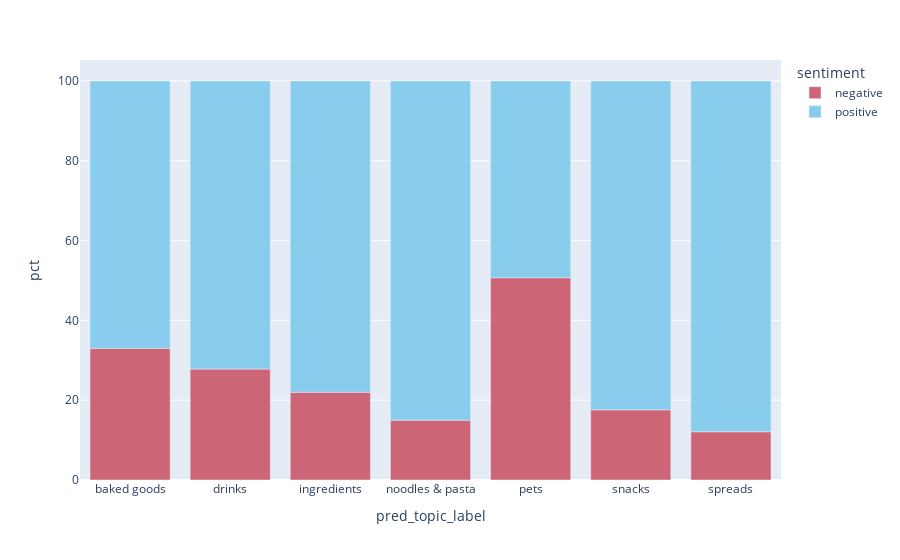

Here is the notebook cell this chart was saved with:
### Code cell
freq_df = cleaned_data.groupby(['pred_topic_label', 'sentiment'], as_index = False).size()
freq_df['pct'] = freq_df.groupby('pred_topic_label', group_keys = False)['size'].apply(lambda x: np.round(x*100/x.sum(), 1))
fig = px.bar(freq_df, x='pred_topic_label', y='pct', color = 'sentiment', color_discrete_sequence=px.colors.qualitative.Safe[0:2][::-1])
fig.update_layout(xaxis={"dtick":1})
fig.show()

### Figure 1 — Plotly figure (JSON) as saved in the notebook; plotly's stock layout.template omitted (floating-point values rounded to 4 significant figures)
{"data": [{"alignmentgroup": "True", "hovertemplate": "sentiment=negative<br>pred_topic_label=%{x}<br>pct=%{y}<extra></extra>", "legendgroup": "negative", "marker": {"color": "rgb(204, 102, 119)", "pattern": {"shape": ""}}, "name": "negative", "offsetgroup": "negative", "orientation": "v", "showlegend": true, "textposition": "auto", "type": "bar", "x": ["baked goods", "drinks", "ingredients", "noodles & pasta", "pets", "snacks", "spreads"], "xaxis": "x", "y": [33, 27.8, 22, 15, 50.7, 17.6, 12.1], "yaxis": "y"}, {"alignmentgroup": "True", "hovertemplate": "sentiment=positive<br>pred_topic_label=%{x}<br>pct=%{y}<extra></extra>", "legendgroup": "positive", "marker": {"color": "rgb(136, 204, 238)", "pattern": {"shape": ""}}, "name": "positive", "offsetgroup": "positive", "orientation": "v", "showlegend": true, "textposition": "auto", "type": "bar", "x": ["baked goods", "drinks", "ingredients", "noodles & pasta", "pets", "snacks", "spreads"], "xaxis": "x", "y": [67, 72.2, 78, 85, 49.3, 82.4, 87.9], "yaxis": "y"}], "layout": {"barmode": "relative", "legend": {"title": {"text": "sentiment"}, "tracegroupgap": 0}, "margin": {"t": 60}, "xaxis": {"anchor": "y", "domain": [0, 1], "dtick": 1, "title": {"text": "pred_topic_label"}}, "yaxis": {"anchor": "x", "domain": [0, 1], "title": {"text": "pct"}}}}
